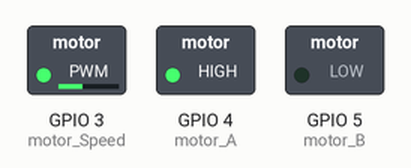
Recording of a program running on a simulated ESP8266 (Wemos D1 mini). Shown: switched loads named in the program (green lamp = pin HIGH).

Above: at 0.05 s.
At 3.0 s:
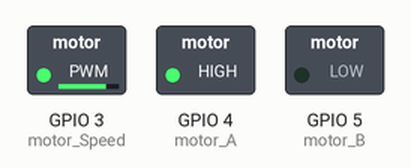
At 5.95 s:
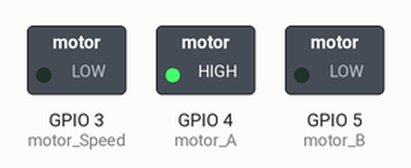
At 7.45 s:
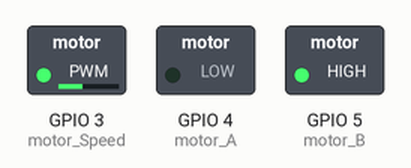
At 8.95 s:
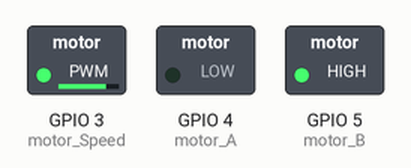
At 11.95 s:
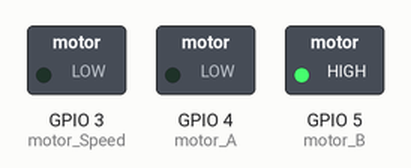
Timing chart, 0 to 15.6 s (numbered marks = the images above):
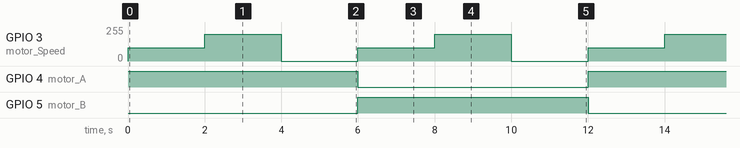

Measured:
- by itself, GPIO 3 (motor_Speed): repeats every 6.0 s: 200/255 2.0 s, 0/255 2.0 s, 100/255 2.0 s
- by itself, GPIO 4 (motor_A), GPIO 5 (motor_B): alternates HIGH for 6.0 s and LOW for 6.0 s

The program:

main.cpp
```cpp
#include <Arduino.h>

int motor_A = 4;
int motor_B = 5;
int motor_Speed = 3;

void setup()
{
  pinMode(motor_A, OUTPUT);
  pinMode(motor_B, OUTPUT);
}

void loop()
{
  digitalWrite(motor_A, HIGH);
  digitalWrite(motor_B, LOW);

  analogWrite(motor_Speed, 100);
  delay (2000);

  analogWrite(motor_Speed, 200);
  delay (2000);

  analogWrite(motor_Speed, 0);
  delay (2000);

  digitalWrite(motor_A, LOW);
  digitalWrite(motor_B, HIGH);

  analogWrite(motor_Speed, 100);
  delay (2000);

  analogWrite(motor_Speed, 200);
  delay (2000);

  analogWrite(motor_Speed, 0);
  delay (2000);
}
```
